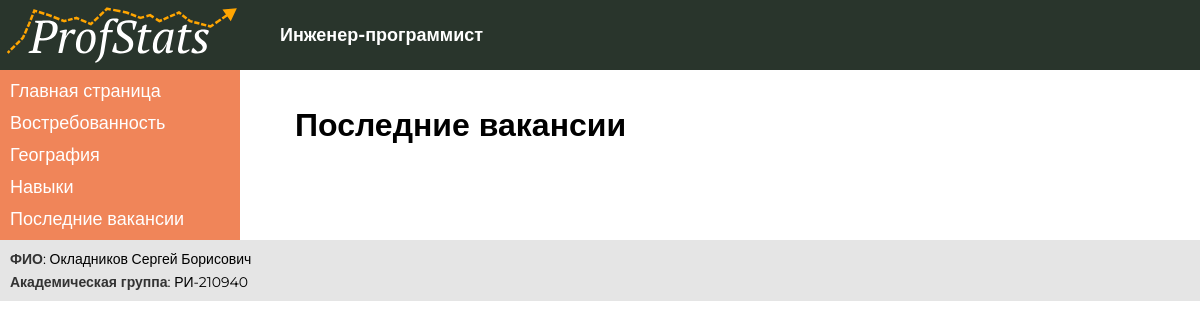
The app's page /last-vacancies/ with its own data.
### profession/models.py (models this page shows, shortened)
class Profession(models.Model):
    name = models.CharField(max_length=150, verbose_name='Название профессии')
    text_block_1 = models.TextField(verbose_name='Блок текста 1', blank=True)
    image_1 = models.ImageField(upload_to='photos/', verbose_name='Изображение 1', blank=True)
    image_1_caption = models.CharField(max_length=100, verbose_name='Подпись изображения 1', blank=True)
    text_block_2 = models.TextField(verbose_name='Блок текста 2', blank=True)
    image_2 = models.ImageField(upload_to='photos/', verbose_name='Изображение 2', blank=True)
    image_2_caption = models.CharField(max_length=100, verbose_name='Подпись изображения 2', blank=True)
    text_block_3 = models.TextField(verbose_name='Блок текста 3', blank=True)
    image_3 = models.ImageField(upload_to='photos/', verbose_name='Изображение 3', blank=True)
    image_3_caption = models.CharField(max_length=100, verbose_name='Подпись изображения 3', blank=True)
    is_chosen = models.BooleanField(verbose_name='Выбрана', default=False)
    class Meta:
        verbose_name = 'Профессия'
        verbose_name_plural = 'Профессии'

class NavElement(models.Model):
    label = models.CharField(max_length=25, verbose_name='Название')
    url_name = models.CharField(max_length=100, verbose_name='Имя URL')
    class Meta:
        verbose_name = 'Элемент навигации'
        verbose_name_plural = 'Элементы навигации'

class FooterElement(models.Model):
    label = models.CharField(max_length=25, verbose_name='Название', blank=True)
    content = models.CharField(max_length=100, verbose_name='Содержание')
    class Meta:
        verbose_name = 'Элемент подвала'
        verbose_name_plural = 'Элементы подвала'

### profession/views.py (the view)
# urls.py: path('last-vacancies/', last_vacancies, name='last-vacancies')
def last_vacancies(request):
    return render(request, 'profession/last-vacancies.html')

### profession/templatetags/profession_tags.py (called while the page is built)
@register.inclusion_tag('profession/nav-elements.html')
def render_nav():
    nav_elements = NavElement.objects.all()
    return {"nav_elements": nav_elements}

@register.inclusion_tag('profession/footer-elements.html')
def render_footer():
    footer_elements = FooterElement.objects.all()
    return {"footer_elements": footer_elements}

@register.inclusion_tag('profession/header.html')
def render_header():
    from profession.views import profession
    if Header.objects.filter(is_chosen=True):
        header = Header.objects.filter(is_chosen=True)[0]
    else:
        header = None
    return {'header': header, 'prof_name': profession.name if profession else None}

### profession/templates/profession/last-vacancies.html
{% extends 'profession/base.html' %}
{% block content %}
<h1>Последние вакансии</h1>
{% endblock %}

### profession/templates/profession/header.html
{% load static %}
{% if header %}
    {% if header.is_logo_shown %}
        {% if header.is_logo_changed %}
            <img src="{{header.logo.url}}" class="logo">
        {% else %}
            <img src="{% static 'profession/images/logo.svg' %}" class="logo">
        {% endif %}
    {% endif %}
    {% if header.is_prof_name_shown %}
        <p>
        {% if prof_name %}
            {{prof_name}}
        {% endif %}
        </p>
    {% endif %}
{% else %}
        <img src="{% static 'profession/images/logo.svg' %}" class="logo">
        <p>
        {% if prof_name %}
            {{prof_name}}
        {% endif %}
        </p>
{% endif %}

### profession/templates/profession/nav-elements.html
{% if nav_elements %}
    {% for el in nav_elements %}
        <li><a href="{% url el.url_name %}">{{el.label}}</a></li>
    {% endfor %}
{% endif %}

### profession/templates/profession/footer-elements.html
{% if footer_elements %}
    {% for element in footer_elements %}
        <p>
            {% if element.label %}
                <span>{{element.label}}</span>:
            {% endif %}
            {{element.content}}
        </p>
    {% endfor %}
{% endif %}

### profession/static/profession/css/style.css (style rules this page uses)
body { font-family: Montserrat, sans-serif; padding: 0; margin: 0; }
.logo { margin-left: 5px; display: block; }
header p { font-size: 18px; font-weight: 700; color: white; margin-left: 40px; }
nav li { margin-top: 10px; padding-left: 5px; padding-right: 5px; }
nav li:last-child { margin-bottom: 10px; }
nav a { text-decoration: none; outline: none; color: white; }
h1 { margin-top: 35px; }
footer p { margin: 5px 5px; font-size: 14px; }
footer p span { font-weight: 700; color: #333333; }

### records on screen
Profession: name "Инженер-программист"
NavElement: label "Главная страница"
NavElement: label "Востребованность"
NavElement: label "География"
NavElement: label "Навыки"
NavElement: label "Последние вакансии"
FooterElement: label "ФИО", content "Окладников Сергей Борисович"
FooterElement: label "Академическая группа", content "РИ-210940"
